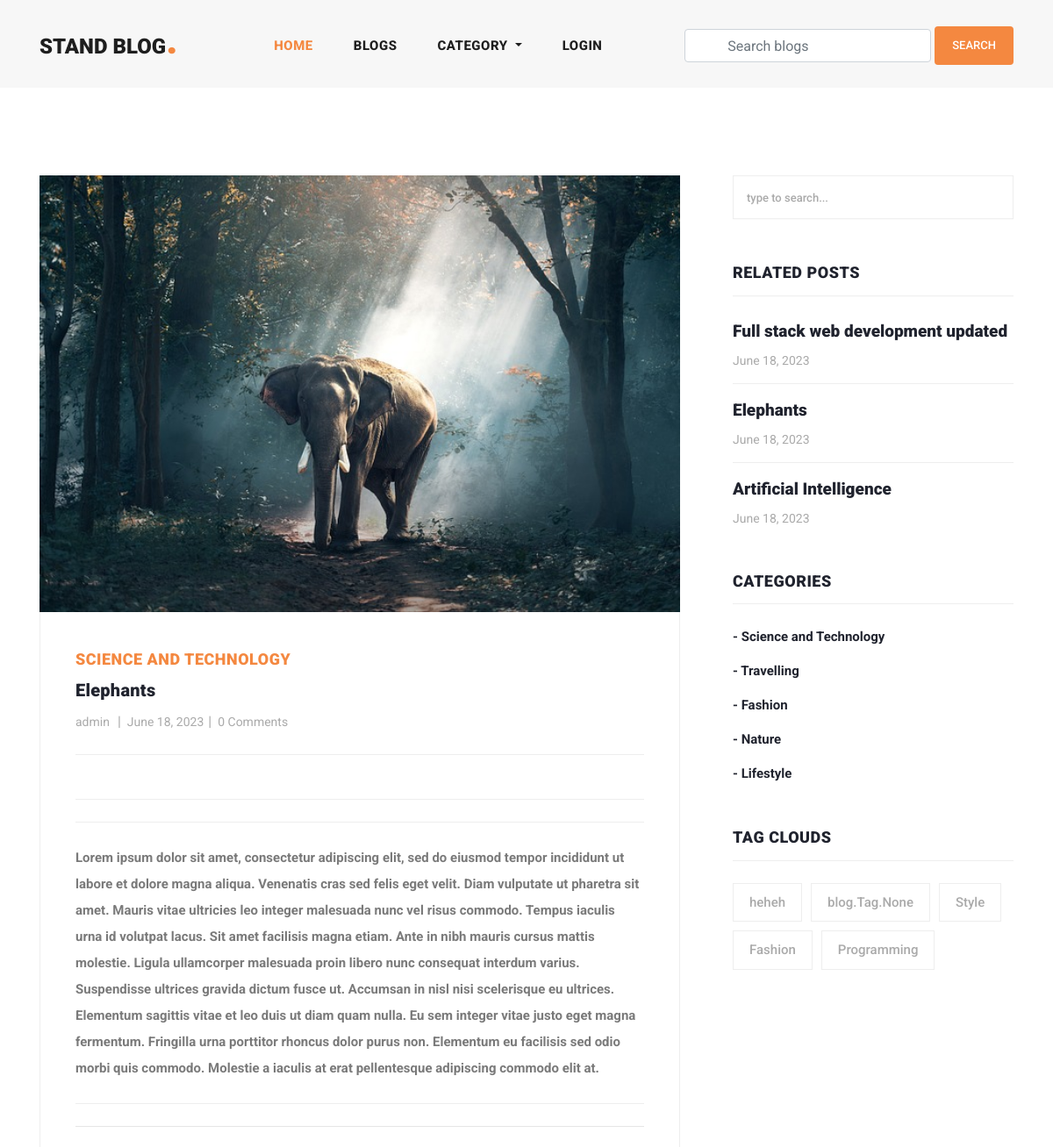
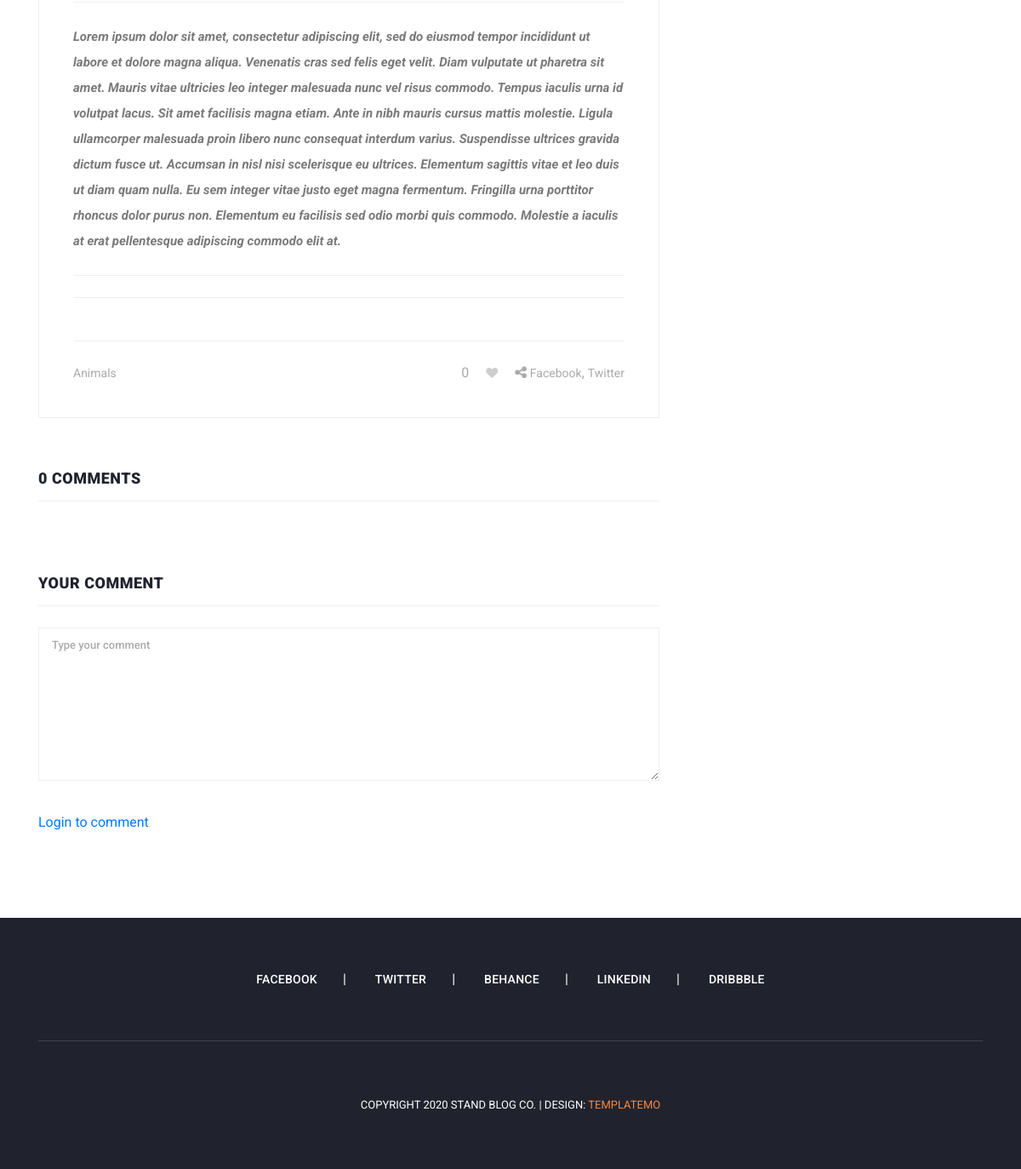
Screenshot of /blog/elephants/ with the database file from the repository (2 pictures, top to bottom).
### blog/models.py (models this page shows, shortened)
class Blog(models.Model):
    user = models.ForeignKey(
        User,
        related_name='user_blogs',
        on_delete=models.CASCADE
    )
    category = models.ForeignKey(
        Category,
        related_name='category_blogs',
        on_delete=models.CASCADE
    )
    tags = models.ManyToManyField(
        Tag,
        related_name='tag_blogs',
        blank=True
    )
    likes = models.ManyToManyField(
        User,
        related_name='user_likes',
        blank=True
    )
    title = models.CharField(
        max_length=250
    )
    slug = models.SlugField(null=True, blank=True)
    banner = models.ImageField(upload_to='blog_banners')
    description = RichTextField()
    created_date = models.DateField(auto_now_add=True)

class Category(models.Model):
    title = models.CharField(max_length=150, unique=True)
    slug = models.SlugField(null=True, blank=True)
    created_date = models.DateField(auto_now_add=True)

class Tag(models.Model):
    title = models.CharField(max_length=150)
    slug = models.SlugField(null=True, blank=True)
    created_date = models.DateField(auto_now_add=True)

### user_profile/models.py (models this page shows, shortened)
class User(AbstractUser):
    email = models.EmailField(
        max_length=150,
        unique=True,
        error_messages={
            "unique": "The email must be unique"
        }
    )
    profile_image = models.ImageField(
        null=True,
        blank=True,
        upload_to="profile_images"
    )
    followers = models.ManyToManyField("Follow")
    REQUIRED_FIELDS = ["email"]
    objects = CustomUserManager()

### blog/views.py (the view, shortened to what this page needs)
# urls.py: path('blog/<str:slug>/', blog_details, name='blog_details'),
def blog_details(request, slug):
    form = TextForm()
    blog = get_object_or_404(Blog, slug=slug)
    category = Category.objects.get(id=blog.category.id)
    related_blogs = category.category_blogs.all()
    tags = Tag.objects.order_by('-created_date')[:5]
    liked_by = request.user in blog.likes.all()
    context = {
        "blog": blog,
        "related_blogs": related_blogs,
        "tags": tags,
        "form": form,
        "liked_by": liked_by
    }
    return render(request, 'blog_details.html', context)

### templates/blog_details.html (shortened to what this page needs)
{% extends 'base.html' %}
{% load static %}
{% block content %}
<section class="blog-posts grid-system">
    <div class="container">
        <div class="row">
            <div class="col-lg-8">
                <div class="all-blog-posts">
                    <div class="row">
                        <div class="col-lg-12">
                            <div class="blog-post">
                                <div class="blog-thumb">
                                    <img src="{{blog.banner.url}}" alt="">
                                </div>
                                <div class="down-content">
                                    <span>{{blog.category.title}}</span>
                                    <a href="javascript.void(0);">
                                        <h4>{{blog.title}}</h4>
                                    </a>
                                    <ul class="post-info">
                                        <li><a
                                                href="{% url 'view_user_information' blog.user.username %}">{{blog.user.username}}</a>
                                        </li>
                                        <li><a href="javascript.void(0);">{{blog.created_date}}</a></li>
                                        <li><a href="javascript.void(0);">{{blog.blog_comments.all.count}} Comments</a>
                                        </li>
                                    </ul>
                                    <p>{{blog.description|safe}}</p>
                                    <div class="post-options">
                                        <div class="row">
                                            <div class="col-6">
                                                <ul class="post-tags">
                                                    {% if blog.tags.all.count > 0 %}
                                                    {% for tag in blog.tags.all %}
                                                    <li><a href="{% url 'tag_blogs' tag.slug %}">{{tag.title}}</a></li>
                                                    {% endfor %}
                                                    {% else %}
                                                    None
                                                    {% endif %}
                                                </ul>
                                            </div>
                                            {% if request.user.is_authenticated %}
                                            <div class="col-6">
                                                <ul class="post-share">
                                                    <li id="like-count">{{blog.likes.count}}</li>
                                                    {% if liked_by %}
                                                    <li class="pl-3 pr-3"><a href="javascript:void(0);"><i
                                                                id="like-icon" data-blog="{{blog.id}}"
                                                                class="fa fa-heart"></i></a>
                                                    </li>
                                                    {% else %}
                                                    <li class="pl-3 pr-3"><a href="javascript:void(0);"><i
                                                                id="like-icon" data-blog="{{blog.id}}"
                                                                class="fa fa-heart empty-heart"></i></a>
                                                    </li>
                                                    {% endif %}
                                                    <li><i class="fa fa-share-alt"></i></li>
                                                    <li><a href="#">Facebook</a>,</li>
                                                    <li><a href="#"> Twitter</a></li>
                                                </ul>
                                            </div>
                                            {% else %}
                                            <div class="col-6">
                                                <ul class="post-share">
                                                    <li id="like-count">{{blog.likes.count}}</li>
                                                    {% if liked_by %}
                                                    <li class="pl-3 pr-3"><a href="{% url 'login' %}"><i
                                                                class="fa fa-heart"></i></a>
                                                    </li>
                                                    {% else %}
                                                    <li class="pl-3 pr-3"><a href="{% url 'login' %}"><i
                                                                class="fa fa-heart empty-heart"></i></a>
                                                    </li>
                                                    {% endif %}
                                                    <li><i class="fa fa-share-alt"></i></li>
                                                    <li><a href="#">Facebook</a>,</li>
                                                    <li><a href="#"> Twitter</a></li>
                                                </ul>
                                            </div>
                                            {% endif %}
                                        </div>
                                    </div>
                                </div>
                            </div>
                        </div>
                        <div class="col-lg-12">
                            <div class="sidebar-item comments">
                                <div class="sidebar-heading">
                                    <h2>{{blog.blog_comments.count}} Comments</h2>
                                </div>
                            </div>
                        </div>
                        <div class="col-lg-12">
                            <div class="sidebar-item submit-comment">
                                <div class="sidebar-heading">
                                    <h2>Your comment</h2>
                                </div>
                                <div class="content">
                                    <form id="comment" action="{% url 'blog_details' blog.slug %}" method="POST">
                                        <div class="row">
                                            <div class="col-lg-12">
                                                <fieldset>
                                                    <textarea name="text" rows="6" id="message"
                                                        placeholder="Type your comment" required=""></textarea>
                                                </fieldset>
                                            </div>
                                            <div class="col-lg-12">
                                                <fieldset>
                                                    {% if request.user.is_authenticated %}
                                                    <button type="submit" id="form-submit"
                                                        class="main-button">Submit</button>
                                                    {% else %}
                                                    <a href="{% url 'login' %}" id="form-submit"
                                                        class="main-button">Login
                                                        to
                                                        comment</a>
                                                    {% endif %}
                                                </fieldset>
                                            </div>
                                        </div>
                                    </form>
                                </div>
                            </div>
                        </div>
                    </div>
                </div>
            </div>
            <div class="col-lg-4">
                <div class="sidebar">
                    <div class="row">
                        <div class="col-lg-12">
                            <div class="sidebar-item search">
                                <form id="search_form" name="gs" method="GET" action="#">
                                    <input type="text" name="q" class="searchText" placeholder="type to search..."
                                        autocomplete="on">
                                </form>
                            </div>
                        </div>
                        <div class="col-lg-12">
                            <div class="sidebar-item recent-posts">
                                <div class="sidebar-heading">
                                    <h2>Related Posts</h2>
                                </div>
                                <div class="content">
                                    <ul>
                                        {% for blog in related_blogs %}
                                        <li><a href="{% url 'blog_details' blog.slug %}">
                                                <h5>{{blog.title}}</h5>
                                                <span>{{blog.created_date}}</span>
                                            </a></li>
                                        {% endfor %}
                                    </ul>
                                </div>
                            </div>
                        </div>
                        <div class="col-lg-12">
                            <div class="sidebar-item categories">
                                <div class="sidebar-heading">
                                    <h2>Categories</h2>
                                </div>
                                <div class="content">
                                    <ul>
                                        {% for category in categories %}
                                        <li><a href="{% url 'category_blogs' category.slug %}">- {{category.title}}</a>
                                        </li>
                                        {% endfor %}
                                    </ul>
                                </div>
                            </div>
                        </div>
                        <div class="col-lg-12">
                            <div class="sidebar-item tags">
                                <div class="sidebar-heading">
                                    <h2>Tag Clouds</h2>
                                </div>
                                <div class="content">
                                    <ul>
                                        {% for tag in tags %}
                                        <li><a href="{% url 'tag_blogs' tag.slug %}">{{tag.title}}</a></li>
                                        {% endfor %}
                                    </ul>
                                </div>
                            </div>
                        </div>
                    </div>
                </div>
            </div>
        </div>
    </div>
</section>
{% endblock content %}

### rows the page displays
Blog: banner (picture), category "SCIENCE AND TECHNOLOGY", title "Elephants", user.username "admin", created_date "June 18, 2023", blog_comments.all.count "0", description "Lorem ipsum dolor sit amet, consectetur adipiscing elit, sed do eiusmod tempor incididunt ut labore et dolore magna aliqua. Venenatis cras sed felis eget velit. Diam vulputate ut pharetra sit amet. Mauris vitae ultricies leo integer malesuada nunc vel risus commodo. Tempus iaculis urna id volutpat lacus. Sit amet facilisis magna etiam. Ante in nibh mauris cursus mattis molestie. Ligula ullamcorper malesuada proin libero nunc consequat interdum varius. Suspendisse ultrices gravida dictum fusce ut. Accumsan in nisl nisi scelerisque eu ultrices. Elementum sagittis vitae et leo duis ut diam quam nulla. Eu sem integer vitae justo eget magna fermentum. Fringilla urna porttitor rhoncus dolor purus…", likes.count "0", blog_comments.count "0"
Tag: title "Animals"
Blog: title "Full stack web development updated", created_date "June 18, 2023"
Blog: title "Artificial Intelligence", created_date "June 18, 2023"
Category: title "Science and Technology"
Category: title "Travelling"
Category: title "Fashion"
Category: title "Nature"
Category: title "Lifestyle"
Tag: title "heheh"
Tag: title "blog.Tag.None"
Tag: title "Style"
Tag: title "Fashion"
Tag: title "Programming"
